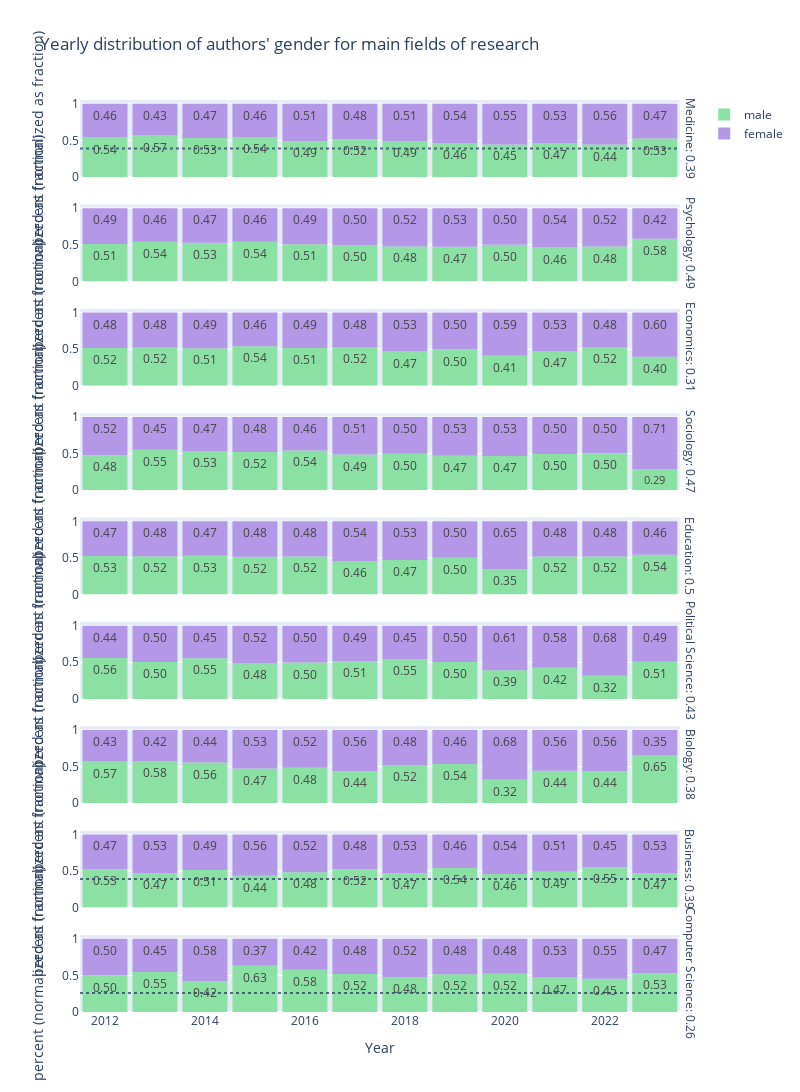

Notebook code for this chart:
### Code cell
fig = px.histogram(
    df_fields_single[df_fields_single.Fields.isin(fields_list)],
    x='Year',
    color='Gender',
    #barmode='overlay',
    histnorm='percent', 
    barnorm='fraction',
    text_auto='.2f',
    facet_row='Fields',
    labels={'Gender': '', 'percent': ''},
    color_discrete_map = {'female': px.colors.qualitative.Pastel[9], 'male':px.colors.qualitative.Pastel[8]},
    category_orders={'Fields': fields_list},
    title="Yearly distribution of authors' gender for main fields of research",
    height=1500,
    width=800
)

for a in fig.layout.annotations:
    a.text = a.text.split("=")[1] + ': ' + str(line_heights[a.text.split("=")[1]])

fig.add_hline(y=0.39, row=0,col='all', line_dash="dot", #Medicine
                  #annotation='Average proportion of female scientists',
                  fillcolor="red", opacity=0.75)

fig.add_hline(y=0.26, row=1,col='all', line_dash="dot", #Computer Science
                  #annotation='Average proportion of female scientists',
                  fillcolor="red", opacity=0.75)

fig.add_hline(y=0.39, row=2,col='all', line_dash="dot", #Business
                  #annotation='Average proportion of female scientists',
                  fillcolor="red", opacity=0.75)
"""
fig.add_hline(y=0.47, row=3,col='all', line_dash="dot", # Sociology
                  #annotation='Average proportion of female scientists',
                  fillcolor="red", opacity=0.75)
fig.add_hline(y=0.31, row=4,col='all', line_dash="dot", #Economics
                  #annotation='Average proportion of female scientists',
                  fillcolor="red", opacity=0.75)
fig.add_hline(y=0.26, row=5,col='all', line_dash="dot", #Computer science
                  #annotation='Average proportion of female scientists',
                  fillcolor="red", opacity=0.75)
fig.add_hline(y=0.49, row=6,col='all', line_dash="dot", #Psychology
                  #annotation='Average proportion of female scientists',
                  fillcolor="red", opacity=0.75)
"""

#for nr in range(2,len(fields_most)):
#    fig.add_hline(y=line_heights[fields_most[nr]], row=nr,col='all', line_dash="dot",
#                  #annotation='Average proportion of female scientists',
#                  fillcolor="red", opacity=0.75)

fig.update_layout(
    bargap=0.1)
fig.show()

### Figure 1 — Plotly figure (JSON) as saved in the notebook; plotly's stock layout.template omitted (floating-point values rounded to 4 significant figures; data arrays with more than 128 entries replaced by an {"elided": "..."} marker saying what was removed)
{"data": [{"alignmentgroup": "True", "bingroup": "x", "histnorm": "percent", "hovertemplate": "=male<br>Fields=Medicine<br>Year=%{x}<br>percent (normalized as fraction)=%{y}<extra></extra>", "legendgroup": "male", "marker": {"color": "rgb(139, 224, 164)", "pattern": {"shape": ""}}, "name": "male", "offsetgroup": "male", "orientation": "v", "showlegend": true, "texttemplate": "%{value:.2f}", "type": "histogram", "x": {"elided": "9166 int values"}, "xaxis": "x9", "yaxis": "y9"}, {"alignmentgroup": "True", "bingroup": "x", "histnorm": "percent", "hovertemplate": "=male<br>Fields=Psychology<br>Year=%{x}<br>percent (normalized as fraction)=%{y}<extra></extra>", "legendgroup": "male", "marker": {"color": "rgb(139, 224, 164)", "pattern": {"shape": ""}}, "name": "male", "offsetgroup": "male", "orientation": "v", "showlegend": false, "texttemplate": "%{value:.2f}", "type": "histogram", "x": {"elided": "5942 int values"}, "xaxis": "x8", "yaxis": "y8"}, {"alignmentgroup": "True", "bingroup": "x", "histnorm": "percent", "hovertemplate": "=male<br>Fields=Economics<br>Year=%{x}<br>percent (normalized as fraction)=%{y}<extra></extra>", "legendgroup": "male", "marker": {"color": "rgb(139, 224, 164)", "pattern": {"shape": ""}}, "name": "male", "offsetgroup": "male", "orientation": "v", "showlegend": false, "texttemplate": "%{value:.2f}", "type": "histogram", "x": {"elided": "2418 int values"}, "xaxis": "x7", "yaxis": "y7"}, {"alignmentgroup": "True", "bingroup": "x", "histnorm": "percent", "hovertemplate": "=male<br>Fields=Sociology<br>Year=%{x}<br>percent (normalized as fraction)=%{y}<extra></extra>", "legendgroup": "male", "marker": {"color": "rgb(139, 224, 164)", "pattern": {"shape": ""}}, "name": "male", "offsetgroup": "male", "orientation": "v", "showlegend": false, "texttemplate": "%{value:.2f}", "type": "histogram", "x": {"elided": "1427 int values"}, "xaxis": "x6", "yaxis": "y6"}, {"alignmentgroup": "True", "bingroup": "x", "histnorm": "percent", "hovertemplate": "=male<br>Fields=Education<br>Year=%{x}<br>percent (normalized as fraction)=%{y}<extra></extra>", "legendgroup": "male", "marker": {"color": "rgb(139, 224, 164)", "pattern": {"shape": ""}}, "name": "male", "offsetgroup": "male", "orientation": "v", "showlegend": false, "texttemplate": "%{value:.2f}", "type": "histogram", "x": {"elided": "1396 int values"}, "xaxis": "x5", "yaxis": "y5"}, {"alignmentgroup": "True", "bingroup": "x", "histnorm": "percent", "hovertemplate": "=male<br>Fields=Political Science<br>Year=%{x}<br>percent (normalized as fraction)=%{y}<extra></extra>", "legendgroup": "male", "marker": {"color": "rgb(139, 224, 164)", "pattern": {"shape": ""}}, "name": "male", "offsetgroup": "male", "orientation": "v", "showlegend": false, "texttemplate": "%{value:.2f}", "type": "histogram", "x": {"elided": "672 int values"}, "xaxis": "x4", "yaxis": "y4"}, {"alignmentgroup": "True", "bingroup": "x", "histnorm": "percent", "hovertemplate": "=male<br>Fields=Biology<br>Year=%{x}<br>percent (normalized as fraction)=%{y}<extra></extra>", "legendgroup": "male", "marker": {"color": "rgb(139, 224, 164)", "pattern": {"shape": ""}}, "name": "male", "offsetgroup": "male", "orientation": "v", "showlegend": false, "texttemplate": "%{value:.2f}", "type": "histogram", "x": {"elided": "1751 int values"}, "xaxis": "x3", "yaxis": "y3"}, {"alignmentgroup": "True", "bingroup": "x", "histnorm": "percent", "hovertemplate": "=male<br>Fields=Business<br>Year=%{x}<br>percent (normalized as fraction)=%{y}<extra></extra>", "legendgroup": "male", "marker": {"color": "rgb(139, 224, 164)", "pattern": {"shape": ""}}, "name": "male", "offsetgroup": "male", "orientation": "v", "showlegend": false, "texttemplate": "%{value:.2f}", "type": "histogram", "x": {"elided": "830 int values"}, "xaxis": "x2", "yaxis": "y2"}, {"alignmentgroup": "True", "bingroup": "x", "histnorm": "percent", "hovertemplate": "=male<br>Fields=Computer Science<br>Year=%{x}<br>percent (normalized as fraction)=%{y}<extra></extra>", "legendgroup": "male", "marker": {"color": "rgb(139, 224, 164)", "pattern": {"shape": ""}}, "name": "male", "offsetgroup": "male", "orientation": "v", "showlegend": false, "texttemplate": "%{value:.2f}", "type": "histogram", "x": {"elided": "1221 int values"}, "xaxis": "x", "yaxis": "y"}, {"alignmentgroup": "True", "bingroup": "x", "histnorm": "percent", "hovertemplate": "=female<br>Fields=Medicine<br>Year=%{x}<br>percent (normalized as fraction)=%{y}<extra></extra>", "legendgroup": "female", "marker": {"color": "rgb(180, 151, 231)", "pattern": {"shape": ""}}, "name": "female", "offsetgroup": "female", "orientation": "v", "showlegend": true, "texttemplate": "%{value:.2f}", "type": "histogram", "x": {"elided": "9743 int values"}, "xaxis": "x9", "yaxis": "y9"}, {"alignmentgroup": "True", "bingroup": "x", "histnorm": "percent", "hovertemplate": "=female<br>Fields=Psychology<br>Year=%{x}<br>percent (normalized as fraction)=%{y}<extra></extra>", "legendgroup": "female", "marker": {"color": "rgb(180, 151, 231)", "pattern": {"shape": ""}}, "name": "female", "offsetgroup": "female", "orientation": "v", "showlegend": false, "texttemplate": "%{value:.2f}", "type": "histogram", "x": {"elided": "7772 int values"}, "xaxis": "x8", "yaxis": "y8"}, {"alignmentgroup": "True", "bingroup": "x", "histnorm": "percent", "hovertemplate": "=female<br>Fields=Economics<br>Year=%{x}<br>percent (normalized as fraction)=%{y}<extra></extra>", "legendgroup": "female", "marker": {"color": "rgb(180, 151, 231)", "pattern": {"shape": ""}}, "name": "female", "offsetgroup": "female", "orientation": "v", "showlegend": false, "texttemplate": "%{value:.2f}", "type": "histogram", "x": {"elided": "2593 int values"}, "xaxis": "x7", "yaxis": "y7"}, {"alignmentgroup": "True", "bingroup": "x", "histnorm": "percent", "hovertemplate": "=female<br>Fields=Sociology<br>Year=%{x}<br>percent (normalized as fraction)=%{y}<extra></extra>", "legendgroup": "female", "marker": {"color": "rgb(180, 151, 231)", "pattern": {"shape": ""}}, "name": "female", "offsetgroup": "female", "orientation": "v", "showlegend": false, "texttemplate": "%{value:.2f}", "type": "histogram", "x": {"elided": "2101 int values"}, "xaxis": "x6", "yaxis": "y6"}, {"alignmentgroup": "True", "bingroup": "x", "histnorm": "percent", "hovertemplate": "=female<br>Fields=Education<br>Year=%{x}<br>percent (normalized as fraction)=%{y}<extra></extra>", "legendgroup": "female", "marker": {"color": "rgb(180, 151, 231)", "pattern": {"shape": ""}}, "name": "female", "offsetgroup": "female", "orientation": "v", "showlegend": false, "texttemplate": "%{value:.2f}", "type": "histogram", "x": {"elided": "1744 int values"}, "xaxis": "x5", "yaxis": "y5"}, {"alignmentgroup": "True", "bingroup": "x", "histnorm": "percent", "hovertemplate": "=female<br>Fields=Political Science<br>Year=%{x}<br>percent (normalized as fraction)=%{y}<extra></extra>", "legendgroup": "female", "marker": {"color": "rgb(180, 151, 231)", "pattern": {"shape": ""}}, "name": "female", "offsetgroup": "female", "orientation": "v", "showlegend": false, "texttemplate": "%{value:.2f}", "type": "histogram", "x": {"elided": "1035 int values"}, "xaxis": "x4", "yaxis": "y4"}, {"alignmentgroup": "True", "bingroup": "x", "histnorm": "percent", "hovertemplate": "=female<br>Fields=Biology<br>Year=%{x}<br>percent (normalized as fraction)=%{y}<extra></extra>", "legendgroup": "female", "marker": {"color": "rgb(180, 151, 231)", "pattern": {"shape": ""}}, "name": "female", "offsetgroup": "female", "orientation": "v", "showlegend": false, "texttemplate": "%{value:.2f}", "type": "histogram", "x": {"elided": "1470 int values"}, "xaxis": "x3", "yaxis": "y3"}, {"alignmentgroup": "True", "bingroup": "x", "histnorm": "percent", "hovertemplate": "=female<br>Fields=Business<br>Year=%{x}<br>percent (normalized as fraction)=%{y}<extra></extra>", "legendgroup": "female", "marker": {"color": "rgb(180, 151, 231)", "pattern": {"shape": ""}}, "name": "female", "offsetgroup": "female", "orientation": "v", "showlegend": false, "texttemplate": "%{value:.2f}", "type": "histogram", "x": {"elided": "889 int values"}, "xaxis": "x2", "yaxis": "y2"}, {"alignmentgroup": "True", "bingroup": "x", "histnorm": "percent", "hovertemplate": "=female<br>Fields=Computer Science<br>Year=%{x}<br>percent (normalized as fraction)=%{y}<extra></extra>", "legendgroup": "female", "marker": {"color": "rgb(180, 151, 231)", "pattern": {"shape": ""}}, "name": "female", "offsetgroup": "female", "orientation": "v", "showlegend": false, "texttemplate": "%{value:.2f}", "type": "histogram", "x": {"elided": "1001 int values"}, "xaxis": "x", "yaxis": "y"}], "layout": {"annotations": [{"showarrow": false, "text": "Computer Science: 0.26", "textangle": 90, "x": 0.98, "xanchor": "left", "xref": "paper", "y": 0.04222, "yanchor": "middle", "yref": "paper"}, {"showarrow": false, "text": "Business: 0.39", "textangle": 90, "x": 0.98, "xanchor": "left", "xref": "paper", "y": 0.1567, "yanchor": "middle", "yref": "paper"}, {"showarrow": false, "text": "Biology: 0.38", "textangle": 90, "x": 0.98, "xanchor": "left", "xref": "paper", "y": 0.2711, "yanchor": "middle", "yref": "paper"}, {"showarrow": false, "text": "Political Science: 0.43", "textangle": 90, "x": 0.98, "xanchor": "left", "xref": "paper", "y": 0.3856, "yanchor": "middle", "yref": "paper"}, {"showarrow": false, "text": "Education: 0.5", "textangle": 90, "x": 0.98, "xanchor": "left", "xref": "paper", "y": 0.5, "yanchor": "middle", "yref": "paper"}, {"showarrow": false, "text": "Sociology: 0.47", "textangle": 90, "x": 0.98, "xanchor": "left", "xref": "paper", "y": 0.6144, "yanchor": "middle", "yref": "paper"}, {"showarrow": false, "text": "Economics: 0.31", "textangle": 90, "x": 0.98, "xanchor": "left", "xref": "paper", "y": 0.7289, "yanchor": "middle", "yref": "paper"}, {"showarrow": false, "text": "Psychology: 0.49", "textangle": 90, "x": 0.98, "xanchor": "left", "xref": "paper", "y": 0.8433, "yanchor": "middle", "yref": "paper"}, {"showarrow": false, "text": "Medicine: 0.39", "textangle": 90, "x": 0.98, "xanchor": "left", "xref": "paper", "y": 0.9578, "yanchor": "middle", "yref": "paper"}], "bargap": 0.1, "barmode": "relative", "barnorm": "fraction", "height": 1500, "legend": {"title": {"text": ""}, "tracegroupgap": 0}, "shapes": [{"fillcolor": "red", "line": {"dash": "dot"}, "opacity": 0.75, "type": "line", "x0": 0, "x1": 1, "xref": "x9 domain", "y0": 0.39, "y1": 0.39, "yref": "y9"}, {"fillcolor": "red", "line": {"dash": "dot"}, "opacity": 0.75, "type": "line", "x0": 0, "x1": 1, "xref": "x domain", "y0": 0.26, "y1": 0.26, "yref": "y"}, {"fillcolor": "red", "line": {"dash": "dot"}, "opacity": 0.75, "type": "line", "x0": 0, "x1": 1, "xref": "x2 domain", "y0": 0.39, "y1": 0.39, "yref": "y2"}], "title": {"text": "Yearly distribution of authors' gender for main fields of research"}, "width": 800, "xaxis": {"anchor": "y", "domain": [0, 0.98], "title": {"text": "Year"}}, "xaxis2": {"anchor": "y2", "domain": [0, 0.98], "matches": "x", "showticklabels": false}, "xaxis3": {"anchor": "y3", "domain": [0, 0.98], "matches": "x", "showticklabels": false}, "xaxis4": {"anchor": "y4", "domain": [0, 0.98], "matches": "x", "showticklabels": false}, "xaxis5": {"anchor": "y5", "domain": [0, 0.98], "matches": "x", "showticklabels": false}, "xaxis6": {"anchor": "y6", "domain": [0, 0.98], "matches": "x", "showticklabels": false}, "xaxis7": {"anchor": "y7", "domain": [0, 0.98], "matches": "x", "showticklabels": false}, "xaxis8": {"anchor": "y8", "domain": [0, 0.98], "matches": "x", "showticklabels": false}, "xaxis9": {"anchor": "y9", "domain": [0, 0.98], "matches": "x", "showticklabels": false}, "yaxis": {"anchor": "x", "domain": [0, 0.08444], "title": {"text": "percent (normalized as fraction)"}}, "yaxis2": {"anchor": "x2", "domain": [0.1144, 0.1989], "matches": "y", "title": {"text": "percent (normalized as fraction)"}}, "yaxis3": {"anchor": "x3", "domain": [0.2289, 0.3133], "matches": "y", "title": {"text": "percent (normalized as fraction)"}}, "yaxis4": {"anchor": "x4", "domain": [0.3433, 0.4278], "matches": "y", "title": {"text": "percent (normalized as fraction)"}}, "yaxis5": {"anchor": "x5", "domain": [0.4578, 0.5422], "matches": "y", "title": {"text": "percent (normalized as fraction)"}}, "yaxis6": {"anchor": "x6", "domain": [0.5722, 0.6567], "matches": "y", "title": {"text": "percent (normalized as fraction)"}}, "yaxis7": {"anchor": "x7", "domain": [0.6867, 0.7711], "matches": "y", "title": {"text": "percent (normalized as fraction)"}}, "yaxis8": {"anchor": "x8", "domain": [0.8011, 0.8856], "matches": "y", "title": {"text": "percent (normalized as fraction)"}}, "yaxis9": {"anchor": "x9", "domain": [0.9156, 1], "matches": "y", "title": {"text": "percent (normalized as fraction)"}}}}
